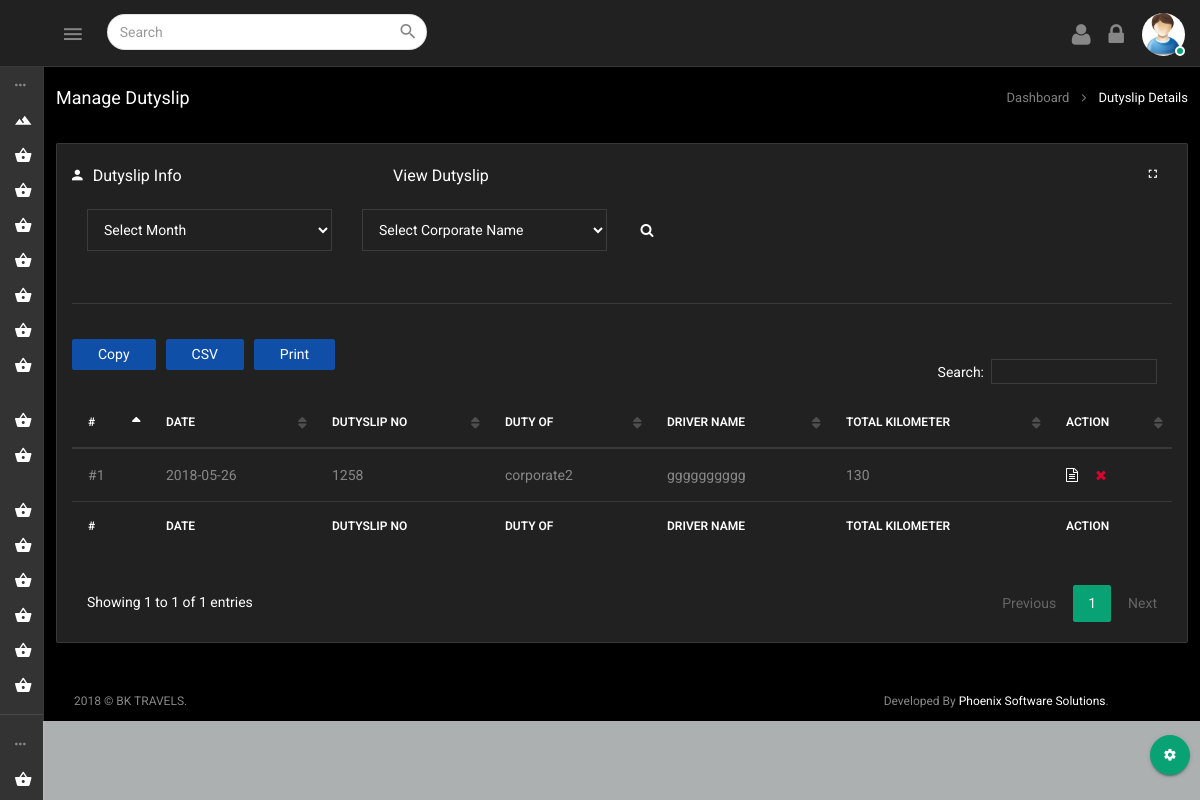
Screenshot of /dutyslip_corporate.php (signed in) with the database file from the repository.
### tables this page shows
CREATE TABLE `duty_slip_corporate` (
  `id` bigint(20) UNSIGNED NOT NULL,
  `dutyslip_slno` int(100) NOT NULL,
  `corporate_id` varchar(50) NOT NULL,
  `corporate_name` varchar(255) NOT NULL,
  `report_at` varchar(50) NOT NULL,
  `booked_by` varchar(50) NOT NULL,
  `vehicle_no` varchar(20) NOT NULL,
  `vehicle_id` varchar(50) NOT NULL,
  `vehicle_name` varchar(50) NOT NULL,
  `vehicle_size` varchar(100) NOT NULL,
  `driver_name` varchar(50) NOT NULL,
  `place_from` varchar(50) NOT NULL,
  `place_to` varchar(60) NOT NULL,
  `start_date` varchar(50) NOT NULL,
  `starting_km` varchar(15) NOT NULL,
  `start_time` varchar(15) NOT NULL,
  `closing_km` varchar(15) NOT NULL,
  `closing_time` varchar(15) NOT NULL,
  `closing_date` varchar(15) NOT NULL,
  `total_km` varchar(15) NOT NULL,
  `total_time` varchar(200) NOT NULL,
  `charging_type` varchar(15) NOT NULL,
  `ac_nonac` varchar(15) NOT NULL,
  `toll_gate` varchar(15) NOT NULL,
  `parking_charge` varchar(15) NOT NULL,
  `advance_paid_client` decimal(10,2) NOT NULL,
  `advance_paid_travel` decimal(10,2) NOT NULL,
  `created_date` timestamp NOT NULL DEFAULT CURRENT_TIMESTAMP ON UPDATE CURRENT_TIMESTAMP,
  `monthof` int(11) NOT NULL,
  `yearof` int(11) NOT NULL,
  `advance_return_driver` int(11) NOT NULL,
  `paid_to_owener` int(11) NOT NULL,
  `remarks` varchar(555) NOT NULL,
  `ownerslipno` int(11) NOT NULL
);

### dutyslip_corporate.php (the view, shortened to what this page needs)
<?php
include('config.php');
function month_list(){
	global $mysqli;
	$stmt = $mysqli->prepare("SELECT
	id,
	month
	 FROM months
       ");
	$stmt->execute();
	$stmt->bind_result($id,$name);
       while($stmt->fetch()){
         $row[]=array('id'=>$id,'month'=>$name);
       }
     	if(!empty($row)){
     	return ($row);
      }
     	else {
         return "a";
       }
}
function corporate_list($status){
	global $mysqli;
	$stmt = $mysqli->prepare("SELECT
	id,
	name
	 FROM aacorporate
	 WHERE status= ?;
       ");
	$stmt->bind_param("s",$status);
	$stmt->execute();
	$stmt->bind_result($id,$name);
       while($stmt->fetch()){
         $row[]=array('id'=>$id,'name'=>$name);
       }
     	if(!empty($row)){
     	return ($row);
      }
     	else {
         return "a";
       }
}
function select_dutyof_name($duty_of){
	global $mysqli;
	$stmt = $mysqli->prepare("SELECT
	name
	 FROM aacorporate
	 WHERE id = ?
       ");
	$stmt->bind_param("s",$duty_of);
	$stmt->execute();
	$stmt->bind_result($name);
       while($stmt->fetch()){
         $row[]=array('name'=>$name);
       }
     	if(!empty($row)){
     	return ($row[0]);
      }
     	else {
         return "a";
       }
}
  function fetchdutyslip(){
    global $mysqli;
    $stmt = $mysqli->prepare("SELECT
    id,
    dutyslip_slno,
    corporate_id,
    corporate_name,
    report_at,
    booked_by,
    vehicle_no,
    vehicle_id,
    vehicle_name,
    driver_name,
    place_from,
    place_to,
    start_date,
    starting_km,
    start_time,
    closing_km,
    closing_time,
    closing_date,
    total_km,
    total_time,
    ac_nonac,
    toll_gate,
    parking_charge,
    advance_paid_client,
    advance_paid_travel
      FROM duty_slip_corporate
       ");
       $stmt->execute();
       $stmt->bind_result($id,$dutyslip_slno,$corporate_id,$corporate_name,$report_at,$booked_by,$vehicle_no,$vehicle_id,$vehicle_name,$driver_name,$place_from,$place_to,$start_date,$starting_km,$start_time,$closing_km,$closing_time,$closing_date,$total_km,$total_time,$ac_nonac,$toll_gate,$parking_charge,$advance_paid_client,$advance_paid_travel);
       while($stmt->fetch()){
         $row[]=array('id'=>$id,'dutyslip_slno'=>$dutyslip_slno,'corporate_id'=>$corporate_id,'corporate_name'=>$corporate_name,'report_at'=>$report_at,'booked_by'=>$booked_by,'vehicle_no'=>$vehicle_no,'vehicle_id'=>$vehicle_id,'vehicle_name'=>$vehicle_name,'driver_name'=>$driver_name,'place_from'=>$place_from,'place_to'=>$place_to,'start_date'=>$start_date,'starting_km'=>$starting_km,'start_time'=>$start_time,'closing_km'=>$closing_km,'closing_time'=>$closing_time,'closing_date'=>$closing_date,'total_km'=>$total_km,'total_time'=>$total_time,'ac_nonac'=>$ac_nonac,'toll_gate'=>$toll_gate,'parking_charge'=>$parking_charge,'advance_paid_client'=>$advance_paid_client,'advance_paid_travel'=>$advance_paid_travel);
       }
     	if(!empty($row)){
     	return ($row);
      }
     	else {
         return "";
       }
  }
	$sessionname = $_SESSION['login_user'];
	$month_list = month_list();
	$corporate_list = corporate_list(1);
	if($sessionname){
?>
<!DOCTYPE html>
<html lang="en">
<?php include("include/header.php"); ?>
	<body>
		<div class="wrapper theme-4-active pimary-color-red">
			<?php include("include/top_nav.php"); ?>
			<?php include("include/nav.php"); ?>
			<?php include("include/theme_color.php"); ?>
			<div class="page-wrapper">
				<div class="container-fluid">
					<div class="row heading-bg">
						<div class="col-lg-3 col-md-4 col-sm-4 col-xs-12">
							<h5 class="txt-dark">Manage Dutyslip</h5>
						</div>
						<div class="col-lg-9 col-sm-8 col-md-8 col-xs-12">
							<ol class="breadcrumb">
								<li><a href="dashboard.php">Dashboard</a></li>
								<li class="active"><span> Dutyslip Details</span></li>
							</ol>
						</div>
					</div>
					<?php
					 if(isset($_POST['serach_by_corporate'])){ ?>
					 <?php
						 $month = $_POST['month'];
						 $corporate = $_POST['corporate_name'];
						 $get_data_by_corporate = get_data_by_corporate($month,$corporate);
						 ?>
						  <div class="row" id="pks1">
						<div class="col-sm-12">
							<div class="panel panel-default card-view">
								<div class="panel-wrapper collapse in">
									<div class="panel-body">
                    <div class="pull-right">
    									<a href="#" class="pull-left inline-block full-screen mr-15">
    										<i class="zmdi zmdi-fullscreen"></i>
    									</a>
    								</div>
										<h6 class="txt-dark capitalize-font"><i class="zmdi zmdi-account mr-10"></i>Dutyslip Info</h6>
										<br>
						<div class="search_div">
							<form method="post" action="">
								<div class="col-md-3">
									<select name="month" id="months" class="form-control">
									<option value="">Select Month</option>
									<?php foreach($month_list as $month_list){ ?>
									<option value="<?php echo($month_list['id']); ?>"<?php if($month_list['id']==$month) echo("selected") ?>><?php echo($month_list['month']) ?></option>
									<?php }?>
								</select>
								</div>
								<div class="col-md-3">
									<select name="corporate_name" id="crname" class="form-control">
									<option value="">Select Corporate Name</option>
									<?php foreach($corporate_list as $corporate_list){ ?>
									<option value="<?php echo($corporate_list['name']); ?>"<?php if($corporate_list['name']==$corporate) echo("selected") ?>><?php echo($corporate_list['name']) ?></option>
									<?php }?>
								</select>
								</div>
								<button type="submit" name="serach_by_corporate" id="serach_by_corporate" class="form-control" style="width: 50px; border: none"><i class="fa fa-search"></i></button>
							</form>
						</div>
                   <br> <br>
                    <hr class="light-grey-hr"/>
										<div class="table-wrap">
											<div class="table-responsive">
												<table id="example" class="table table-hover display  pb-30" >
                           <?php
                          if($get_data_by_corporate!="") { ?>
													<thead>
														<tr>
															<th>#</th>
															<th>Date</th>
															<th>Dutyslip No</th>
															<th>Duty Of</th>
															<th>Driver Name</th>
															<th>Total Kilometer</th>
															<th>Total Time</th>
															<th>Toll Gate Charge</th>
															<th>Parking Charge</th>
															<th>Advance Paid by Client</th>
															<th>Advance paid by Travels</th>
															<th class="text-nowrap">Action</th>
														</tr>
													</thead>
													<!--<tfoot>
														<tr>
															<th>#</th>
															<th>Date</th>
															<th>Dutyslip No</th>
															<th>Duty Of</th>
															<th>Driver Name</th>
															<th>Total Kilometer</th>
															<th class="text-nowrap">Action</th>
														</tr>
													</tfoot>-->
													<tbody>
														<?php
										 					$i = 1;
							  $tkm = 0;
							  $ttg = 0;
							  $pcharge = 0;
							  $adv_p_b_c = 0;
							  $adv_p_b_t = 0;
							  $totaltime = 0;
							   if($get_data_by_corporate!="") {
                              foreach ($get_data_by_corporate as $v1) {
								  $duty_of = $v1['corporate_id'];
								  $select_dutyof_name = select_dutyof_name($duty_of);
										 					?>
														<tr>
															<td>#<?php echo $i; ?></td>
															<td><?php echo $v1['start_date'];?></td>
															<td><?php echo $v1['dutyslip_slno'];?></td>
															<td><?php echo $select_dutyof_name['name'];?></td>
															<td><?php echo $v1['driver_name'];?></td>
															<td><?php echo $v1['total_km'];?></td>
															<td><?php echo $v1['total_time'];?></td>
															<td><?php echo $v1['toll_gate'];?></td>
															<td><?php echo $v1['parking_charge'];?></td>
															<td><?php echo $v1['advance_paid_client'];?></td>
															<td><?php echo $v1['advance_paid_travel'];?></td>
															<td class="text-nowrap"><a onClick="delete_buyer(<?php echo $v1['id'];?>);" data-toggle="tooltip" data-original-title="Delete"> <i class="fa fa-close  text-danger"></i> </a> </td>
														</tr>
															<?php
								  						$tkm = $tkm+$v1['total_km'];
								  						$ttg = $ttg+$v1['toll_gate'];
								  						$pcharge = $pcharge+$v1['parking_charge'];
								  						$adv_p_b_c = $adv_p_b_c+$v1['advance_paid_client'];
								  						$adv_p_b_t = $adv_p_b_t+$v1['advance_paid_travel'];
								  $a = explode(" : ",$v1['total_time']);
								  $day = explode(" ",$a[0])[0]*86400;
								  $hour = explode(" ",$a[1])[0]*3600;
								  $minute = explode(" ",$a[2])[0]*60;
								  $second = explode(" ",$a[3])[0];
								  $oneday = $day+$hour+$minute+$second;
								  $totaltime = $totaltime+$oneday;
														  $i++; }} ?>
                       <tr>
                       	<td>Total</td>
                       	<?php
							  $tday = $totaltime/86400;
							  $tday = floor($tday);
							  $tsec = $tday*86400;
							  $remsec = $totaltime-$tsec;
							  $thour = floor($remsec/3600);
							  $tsec = $thour*3600;
							  $remsec = $remsec-$tsec;
							  $tminute = floor($remsec/60);
							  $tsec = $tminute*60;
							  $remsec = $remsec-$tsec;
							  ?>
                       	<td></td>
                       		<td></td>
                       			<td></td>
                       				<td></td>
                       					<td id="tkm"><?php echo($tkm) ?></td>
                       					<td id="tday"><?php echo($tday." days : ".$thour." hour : ".$tminute." minute : ".$remsec." seconds") ?></td>
                       					<td id="ttg"><?php echo($ttg); ?></td>
                       					<td id="pcharge"><?php echo($pcharge); ?></td>
                       					<td id="adv_p_b_c"><?php echo($adv_p_b_c); ?></td>
                       					<td id="adv_p_b_t"><?php echo($adv_p_b_t); ?></td>
                       					<td></td>
                       </tr>
                       </tbody>
                        <?php } else echo "No data Found"; ?>
												</table>
											</div>
										</div>
									</div>
								</div>
							</div>
						</div>
					</div>
					 <script type="text/javascript">
						 $(document).ready(function(){
							 var month = "<?php echo($month) ?>";
							 var corporate = "<?php echo($corporate) ?>" ;
								var tkm = $('td#tkm').html();
								var tday = $('td#tday').html();
								var ttg = $('td#ttg').html();
								var pcharge = $('td#pcharge').html();
								var adv_p_b_c = $('td#adv_p_b_c').html();
								var adv_p_b_t = $('td#adv_p_b_t').html();
							 	var name = "enter_total_month_data";
							  $.ajax({
								url:"enter_total_month_data_corporate.php",
								type:"post",
								data:{month:month,corporate:corporate,tkm:tkm,tday:tday,ttg:ttg,pcharge:pcharge,adv_p_b_c:adv_p_b_c,adv_p_b_t:adv_p_b_t,name:name},
								success:function(data){
									//alert(data)
								}
								 });
						 })
						 </script>
					 <?php }else{ ?>
						 <div class="row" id="pks1">
						<div class="col-sm-12">
							<div class="panel panel-default card-view">
								<div class="panel-wrapper collapse in">
									<div class="panel-body">
                    <div class="pull-right">
    									<a href="#" class="pull-left inline-block full-screen mr-15">
    										<i class="zmdi zmdi-fullscreen"></i>
    									</a>
    								</div>
										<h6 class="txt-dark capitalize-font"><i class="zmdi zmdi-account mr-10"></i>Dutyslip Info<a href="dutyslip.php" style="float: right;margin-right: 60%">View Dutyslip</a>	</h6>
										<br>
						<div class="search_div">
							<form method="post" action="">
								<div class="col-md-3">
									<select name="month" id="months" class="form-control">
									<option value="">Select Month</option>
								</select>
								</div>
								<div class="col-md-3">
									<select name="corporate_name" id="crname" class="form-control">
									<option value="">Select Corporate Name</option>
								</select>
								</div>
								<button type="submit" name="serach_by_corporate" id="serach_by_corporate" class="form-control" style="width: 50px; border: none"><i class="fa fa-search"></i></button>
							</form>
						</div>
                   <br> <br>
                    <hr class="light-grey-hr"/>
										<div class="table-wrap">
											<div class="table-responsive">
												<table id="example" class="table table-hover display  pb-30" >
                           <?php $fetchdutyslip = fetchdutyslip(1);
                          if(!empty($fetchdutyslip)) { ?>
													<thead>
														<tr>
															<th>#</th>
															<th>Date</th>
															<th>Dutyslip No</th>
															<th>Duty Of</th>
															<th>Driver Name</th>
															<th>Total Kilometer</th>
															<th class="text-nowrap">Action</th>
														</tr>
													</thead>
													<tfoot>
														<tr>
															<th>#</th>
															<th>Date</th>
															<th>Dutyslip No</th>
															<th>Duty Of</th>
															<th>Driver Name</th>
															<th>Total Kilometer</th>
															<th class="text-nowrap">Action</th>
														</tr>
													</tfoot>
													<tbody>
														<?php
										 					$i = 1;
                              $fetchdutyslip = fetchdutyslip(1);
                              foreach ($fetchdutyslip as $v1) {
								  $duty_of = $v1['corporate_id'];
								  $select_dutyof_name = select_dutyof_name($duty_of);
										 					?>
														<tr>
															<td>#<?php echo $i; ?></td>
															<td><?php echo $v1['start_date'];?></td>
															<td><?php echo $v1['dutyslip_slno'];?></td>
															<td><?php echo $select_dutyof_name['name'];?></td>
															<td><?php echo $v1['driver_name'];?></td>
															<td><?php echo $v1['total_km'];?></td>
															<td class="text-nowrap"><a href="dutyslip_print_relax_corporate.php?printid=<?php echo $v1['id']; ?>" target="_blank"><i class="fa fa-file-text-o" aria-hidden="true"></i>&nbsp;&nbsp;&nbsp;&nbsp;</a> <a onClick="delete_buyer(<?php echo $v1['id'];?>);" data-toggle="tooltip" data-original-title="Delete"> <i class="fa fa-close  text-danger"></i> </a> </td>
														</tr>
															<?php $i++; } ?>
													</tbody>
                        <?php } else echo "No data Found"; ?>
												</table>
											</div>
										</div>
									</div>
								</div>
							</div>
						</div>
					</div>
					<?php  } ?>
				</div>
				<?php include("include/footer.php"); ?>
			</div>
		</div>
	</body>
</html>
<?php } ?>

### rows the page displays
duty_slip_corporate: start_date "2018-05-26", dutyslip_slno "1258", name "corporate2", driver_name "gggggggggg", total_km "130"
